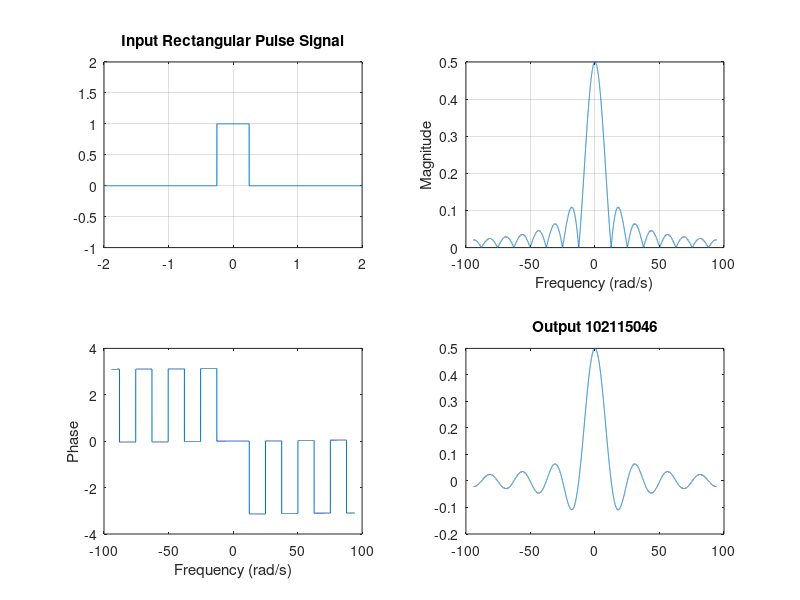

Write MATLAB code to recreate this figure.
clc
clear all;

t=-2:0.001:2;

p=(t>=-0.25)-(t>=0.25);

subplot (2,2,1)

plot (t,p)



grid on

title('Input Rectangular Pulse Signal')

w=-30*pi:0.01:30*pi;

for i=1:length (w)
    m(i) = trapz (t,p.*exp(-1i*w(i).*t));

end
ylim([-1 2])

subplot (2,2,2)

plot (w, abs (m));



xlabel('Frequency (rad/s)');

ylabel('Magnitude')


grid on







subplot (2,2,3)



plot (w, angle (m));

xlabel('Frequency (rad/s)');


ylabel('Phase')

subplot(2,2,4);
plot(w,(m));
title('Output 102115046')